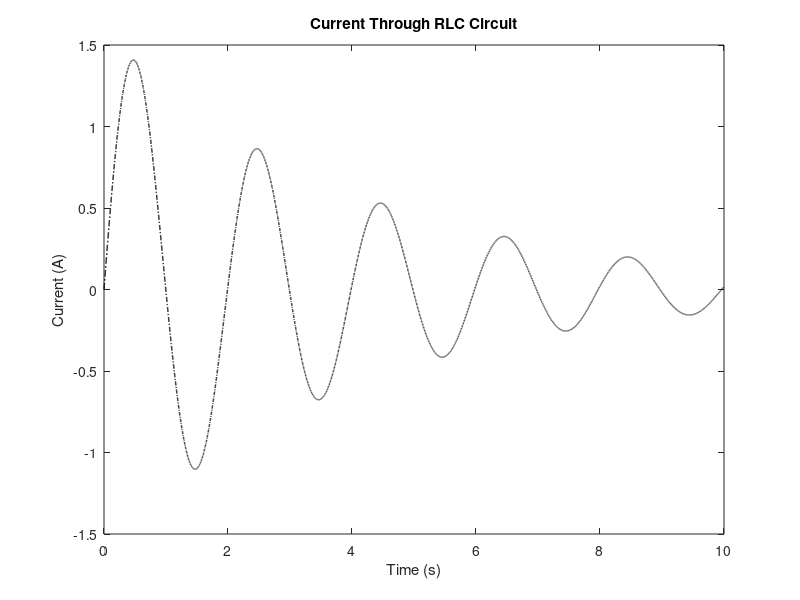

The MATLAB source for this figure:
% Description: Numerical Approximation of RLC Circuit
% Author: John Nicholas
% This script performs a numerical approximation of current
% in an RLC circuit with given initial conditions using a
% step size of dt over N steps.
% The second-order differential equation defining the system:
%     i'' + (R/L)i' + (1/LC)i = 0
% Is simplified into a system of equations:
%     i' = j
%     j' = -(R/L)j - (1/LC)i
% Using Euler's method, we approximate j(t) and i(t)
%     j(t+dt) ~ j(t) + j'(t)*dt
%     i(t+dt) ~ i(t) + i'(t)*dt
% Substituting the above expressions for i' and j':
%     j(t+dt) ~ j(t) + [-(R/L)j - (1/LC)i]*dt
%     i(t+dt) ~ i(t) + i(t)*dt

clear;
% Set Up Initial values
R = 5; % Ohms
L = 10; % Henrys
C = 100; % Farads
N = 10000; % Number of steps
i(N) = 0; % Initialize array
j(N) = 0; % Initialize array
i(1) = 0; % Amperes
j(1) = 5; % Amperes per second
dt = 0.001; % s

for t = 1:N
   j(t+1) = j(t) + (-(R/L)*j(t) - (1/L*C)*i(t))*dt; % Euler's method for j(t)
   i(t+1) = i(t) + j(t)*dt; % Euler's method for i(t)
end

plot(0:dt:N*dt,i,'k-.','LineWidth',1);
title('Current Through RLC Circuit');
xlabel('Time (s)');
ylabel('Current (A)');
